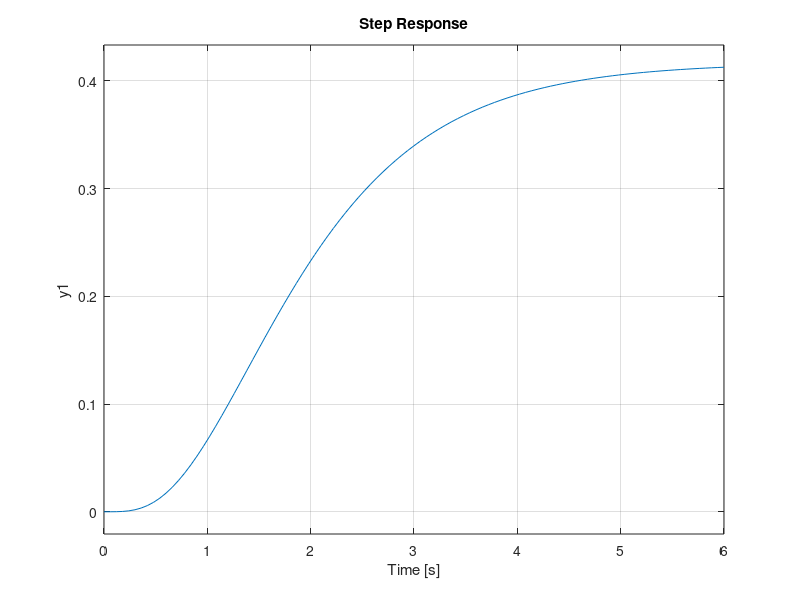

This chart was generated by the following MATLAB code: (Note: this script raises an error after producing the figure.)
s = tf('s')
G = 10/(s+1)/(s+2)/(s+3)/(s+4);
step(G);
k = dcgain(G);

L = 0.846; T = 3.15-L;
[Gc1, Kp1] = ziegler(1, [k, L, T, 10]);
[Gc2, Kp2, Ti2] = ziegler(2, [k, L, T, 10]);
[Gc3, Kp3, Ti3, Td3] = ziegler(3, [k, L, T, N, 10]);